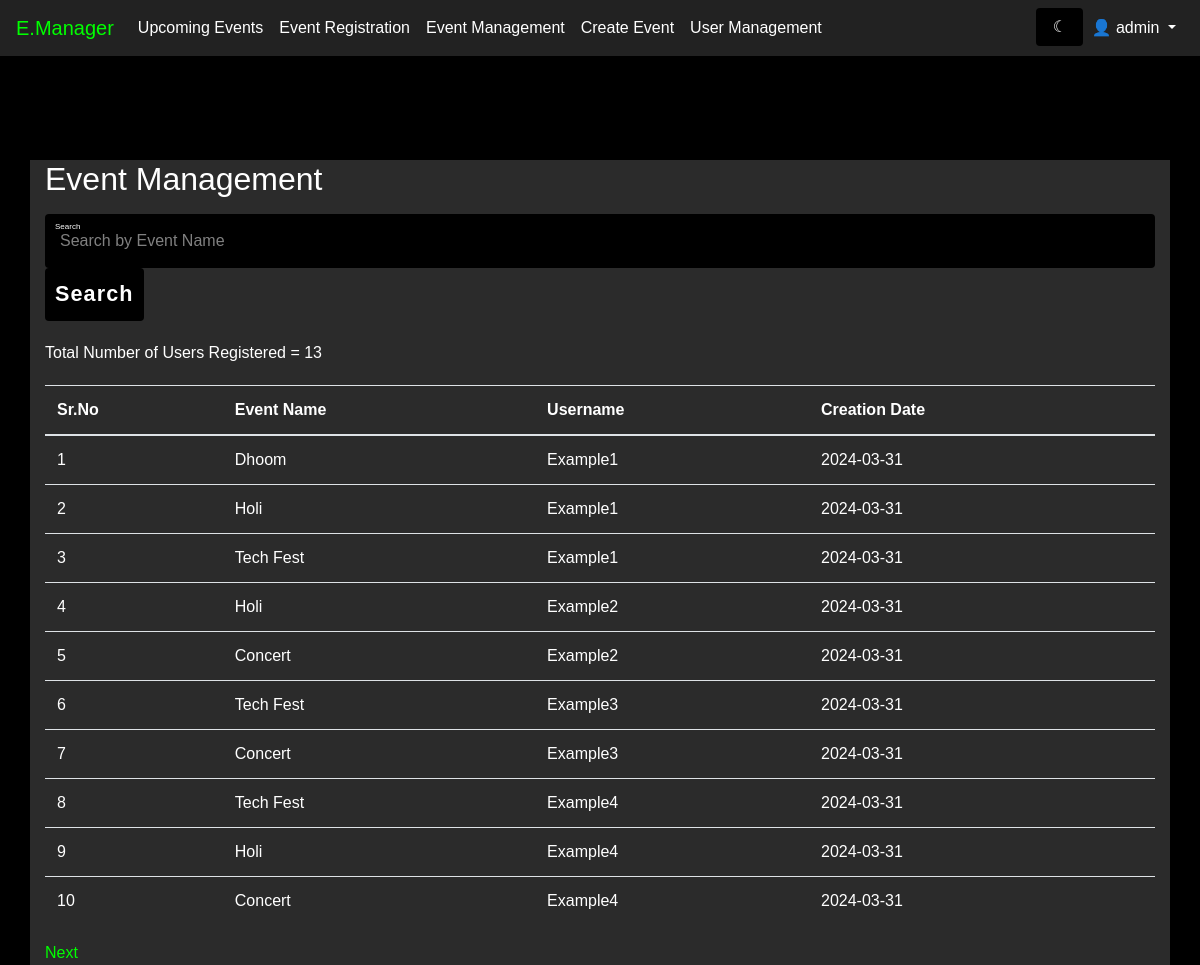
/event_manager (signed in), run on the app's committed database.
### modules/models.py (models this page shows, shortened)
class Registration(db.Model):
    id = db.Column(db.Integer, primary_key=True)
    user_id = db.Column(db.Integer, db.ForeignKey('user.id'))
    event_id = db.Column(db.Integer, db.ForeignKey('event.id'))
    date_created = db.Column(db.DateTime, default=datetime.utcnow)
    user = db.relationship('User', backref=db.backref('registrations', lazy=True))
    event = db.relationship('Event', backref=db.backref('registrations', lazy=True))

class Event(db.Model):
    id = db.Column(db.Integer, primary_key=True)
    title = db.Column(db.String(80), nullable=False)
    description = db.Column(db.String(200), nullable=False)
    long_description = db.Column(db.String(2000), nullable=False)
    date = db.Column(db.DateTime, nullable=False)
    location = db.Column(db.String(80), nullable=False)
    organizer_name = db.Column(db.String(80), nullable=True)
    image_url = db.Column(db.String(200), nullable=False)
    creator_id = db.Column(db.Integer, db.ForeignKey('user.id'))
    creator = db.relationship('User', backref=db.backref('events', lazy=True))

### modules/event.py (the view, shortened to what this page needs)
@app.route('/event_manager', methods=['GET', 'POST'])
def event_manager():
    page = request.args.get('page', 1, type=int)
    reg = Registration.query.paginate(page=page, per_page=10, error_out=False)
    total_result = Registration.query.count()
    msg = get_flashed_messages()
    return render_template('event_manager.html', events=reg, msg=msg, total_result=total_result)

### modules/templates/event_manager.html (shortened to what this page needs)
<!DOCTYPE html>
<html lang="en">
<head>
    <link href="https://stackpath.bootstrapcdn.com/bootstrap/4.5.0/css/bootstrap.min.css" rel="stylesheet" />
    <link rel="stylesheet" href="{{ url_for('static', filename='css/dashboard.css') }}" />
</head>
<body class="{{ session['theme'] }}">
    <nav class="navbar navbar-expand-lg navbar-light bg-light fixed-top">
        <a class="navbar-brand" href="/event">E.Manager</a>
        <div class="collapse navbar-collapse" id="navbarNav">
            <ul class="navbar-nav">
                <li class="nav-item"><a class="nav-link" href="/event">Upcoming Events</a></li>
                <li class="nav-item"><a class="nav-link" href="/event">Event Registration</a></li>
                <li class="nav-item"><a class="nav-link" href="/event_manager">Event Management</a></li>
                {% if 'role' in session and session['role'] == 'Admin' or 'role' in session and session['role'] == 'Co-Admin' %}
                <li class="nav-item"><a class="nav-link" href="/event/create">Create Event</a></li>
                {% endif %}
                {% if 'role' in session and session['role'] == 'Admin' %}
                <li class="nav-item"><a class="nav-link" href="/user_management">User Management</a></li>
                {% endif %}
            </ul>
            <ul class="navbar-nav ml-auto">
                <form action="/toggle_theme" method="post" id="toggle-theme-form">
                    <input type="submit" class="form-control border-0" value="{% if session['theme'] == 'light-theme' %} &#9788 {% else %} &#9790 {% endif %}" />
                </form>
                {% if 'username' in session %}
                <li class="nav-item dropdown">
                    <a class="nav-link dropdown-toggle" href="#" id="navbarDropdown" role="button" data-toggle="dropdown"
                        aria-haspopup="true" aria-expanded="false">
                        👤 {{ session['username'] }}
                    </a>
                </li>
                {% else %}
                <li class="nav-item"><a class="nav-link" href="/signin">Sign In</a></li>
                <li class="nav-item"><a class="btn btn-primary" href="/signup">Sign Up</a></li>
                {% endif %}
            </ul>
        </div>
    </nav>
    <section class="event-management">
        <div class="container ">
            <h2 class="mb-3">Event Management</h2>
            <form method="POST" class="mb-3">
                <div class="inputBox">
                    <input type="text" name="search" placeholder="Search by Event Name" />
                    <i>Search</i>
                </div>
                <input type="submit" value="Search" />
            </form>
            <div class="total-users">
                Total Number of Users Registered = {{ total_result }}
            </div>
            <table class="table mb-3">
                <thead>
                    <tr>
                        <th>Sr.No</th>
                        <th>Event Name</th>
                        <th>Username</th>
                        <th>Creation Date</th>
                    </tr>
                </thead>
                <tbody id="userTable">
                    {% for event in events %}
                    <tr>
                        <td>{{ event.id }}</td>
                        <td>{{ event.event.title }}</td>
                        <td>{{ event.user_id }}</td>
                        <td>{{ event.date_created.strftime('%Y-%m-%d') }}</td>
                    </tr>
                    {% endfor %}
                </tbody>
            </table>
            <div class="pagination">
                {% if events.has_next %}
                <a href="{{ url_for('event_manager', page=events.next_num) }}">Next</a>
                {% endif %}
            </div>
        </div>
    </section>
</body>
</html>

### modules/static/css/dashboard.css (style rules this page uses)
.navbar { background-color: #1a1a1a !important; }
.nav-link, .dropdown-item { color: #f5f5f5 !important; }
.navbar-brand { color: #f5f5f5 !important; }
.container { background-color: #2b2b2b; }
table { color: #ffffff; }
th, td { color: #ffffff; }
input { background-color: #000000; color: #ffffff; }
::placeholder { color: #ffffff; opacity: 0.5; }
input, textarea { background-color: #000000 !important; color: #ffffff !important; }
::placeholder { color: #ffffff !important; opacity: 0.5 !important; }
body { padding-top: 80px; }
body { background: #000; color: #fff; font-family: "Quicksand", sans-serif; }
.navbar { background-color: #222 !important; }
.navbar-brand { color: #0f0 !important; }
.nav-link, .dropdown-item { color: #fff !important; }
.event-management { border-radius: 4px; box-shadow: 0 15px 35px rgba(0, 0, 0, 0.5); margin-top: 80px; }
.event-management .inputBox { position: relative; width: 100%; }
.event-management .inputBox input { width: 100%; background: #333; border: none; outline: none; padding: 15px; border-radius: 4px; color: #fff; font-weight: 500; font-size: 1em; }
.event-management .inputBox i { position: absolute; left: 10px; top: 50%; transform: translateY(-50%); font-style: normal; color: #aaa; transition: 0.5s; pointer-events: none; }
.event-management .inputBox input:focus ~ i, .event-management .inputBox input:valid ~ i { transform: translateY(-20px); font-size: 0.5em; color: #fff; }
.event-management input[type="submit"] { padding: 10px; background: #0f0; color: #000; font-weight: 600; font-size: 1.35em; letter-spacing: 0.05em; cursor: pointer; border: none; border-radius: 4px; }
.total-users { color: #fff; margin: 20px 0; }
table { color: #fff; }
th, td { color: #fff; }
.pagination a { color: #0f0; }

### data on the page
Registration: id "1", event "Dhoom", user_id "Example1", date_created "2024-03-31"
Registration: id "2", event "Holi", user_id "Example1", date_created "2024-03-31"
Registration: id "3", event "Tech Fest", user_id "Example1", date_created "2024-03-31"
Registration: id "4", event "Holi", user_id "Example2", date_created "2024-03-31"
Registration: id "5", event "Concert", user_id "Example2", date_created "2024-03-31"
Registration: id "6", event "Tech Fest", user_id "Example3", date_created "2024-03-31"
Registration: id "7", event "Concert", user_id "Example3", date_created "2024-03-31"
Registration: id "8", event "Tech Fest", user_id "Example4", date_created "2024-03-31"
Registration: id "9", event "Holi", user_id "Example4", date_created "2024-03-31"
Registration: id "10", event "Concert", user_id "Example4", date_created "2024-03-31"

### other printed values
{{ session['username'] }} "admin"
{{ total_result }} "13"
